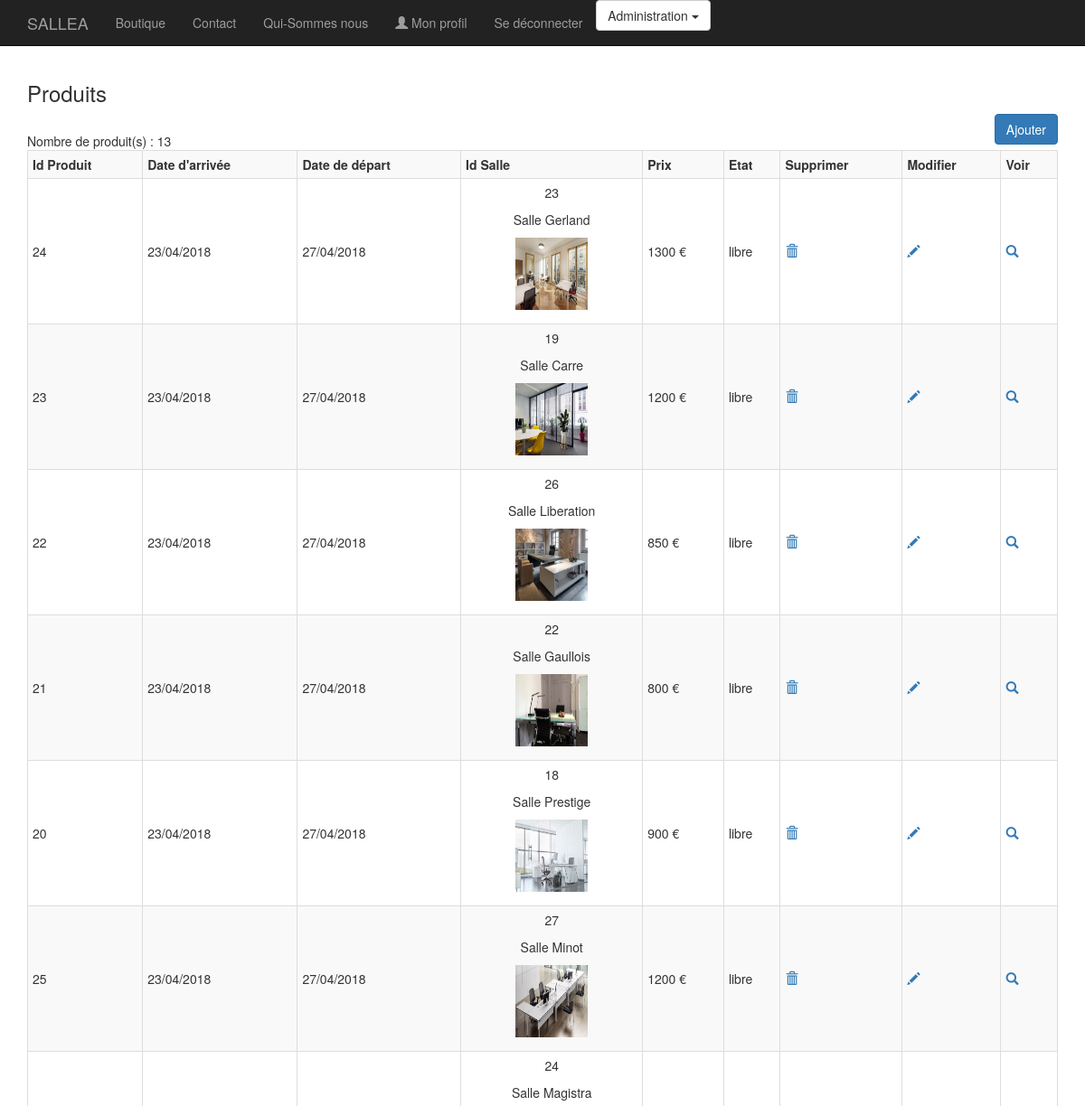
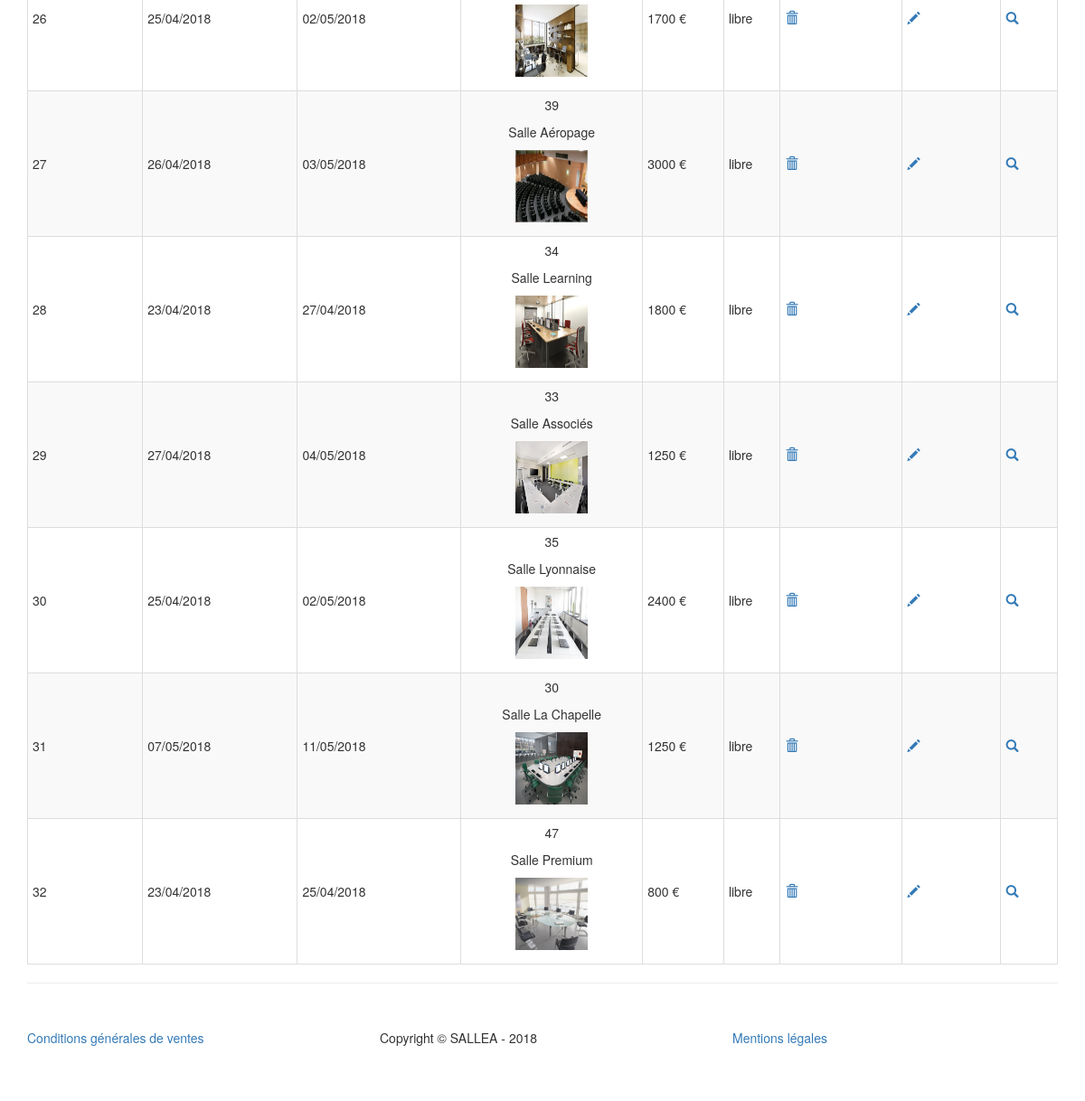
Page /admin/gestion_produits.php (signed in) on the committed database (2 pictures, top to bottom).
### tables this page shows
CREATE TABLE IF NOT EXISTS `produit` (
  `id_produit` int(3) NOT NULL AUTO_INCREMENT,
  `id_salle` int(3) DEFAULT NULL,
  `date_arrivee` datetime NOT NULL,
  `date_depart` datetime NOT NULL,
  `prix` int(3) NOT NULL,
  `etat` enum('libre','reservation') NOT NULL,
  PRIMARY KEY (`id_produit`)
);

CREATE TABLE IF NOT EXISTS `salle` (
  `id_salle` int(3) NOT NULL AUTO_INCREMENT,
  `titre` varchar(200) NOT NULL,
  `description` text NOT NULL,
  `photo` varchar(200) NOT NULL,
  `pays` varchar(20) NOT NULL,
  `ville` varchar(20) NOT NULL,
  `adresse` varchar(50) NOT NULL,
  `cp` int(5) NOT NULL,
  `capacite` int(3) NOT NULL,
  `categorie` enum('reunion','bureau','formation') NOT NULL,
  PRIMARY KEY (`id_salle`)
);

### inc/fonctions.inc.php (called while the page is built, shortened)
<?php
function userConnect() {
	if (isset($_SESSION['membre'])) {
		return true;
	} else {
		return false;
	}
}
function userConnectAdmin() {
	if (userConnect() && $_SESSION['membre']['statut'] == 1) {
		return true;
	} else {
		return false;
	}
}
function executeRequete($req, $param = array()) {
	global $pdo;
	$r = $pdo->prepare($req);
	$r->execute($param);
	return $r;
}

### inc/init.inc.php (called while the page is built, shortened)
<?php
$pdo = new PDO(
		'mysql:host=localhost;dbname=sallea',
		'root',
		'',
		array(
			PDO::ATTR_ERRMODE  => PDO::ERRMODE_WARNING,
			PDO::MYSQL_ATTR_INIT_COMMAND => 'SET NAMES utf8'
		)
	);
$contenu = '';
require_once('fonctions.inc.php');

### admin/gestion_produits.php (the view, shortened to what this page needs)
<?php
require_once("../inc/init.inc.php");
$resultat = executeRequete("SELECT p.*, s.titre, s.photo FROM produit p, salle s
                          WHERE p.id_salle = s.id_salle");
$contenu .= '<h3> Produits </h3><a class="btn btn-primary pull-right" href="?action=ajouter_produit" role="button">Ajouter</a><br>';
$contenu .=  "Nombre de produit(s) : " . $resultat->rowCount();
$contenu .=  '<table class="col-md-12 table-bordered table-striped table-condensed cf">';
               $contenu .= '<tr class="label-default">';
                    $contenu .=  '<th> Id Produit </th>';
                    $contenu .=  '<th> Date d\'arrivée </th>';
                    $contenu .=  '<th> Date de départ </th>';
                    $contenu .=  '<th> Id Salle </th>';
                    $contenu .=  '<th> Prix </th>';
                    $contenu .=  '<th> Etat </th>';
                    $contenu .=  '<th> Supprimer </th>';
                    $contenu .=  '<th> Modifier </th>';
                    $contenu .=  '<th> Voir </th>';
                $contenu .=  '</tr>';
		while ($produit = $resultat->fetch(PDO::FETCH_ASSOC))
		{
            extract($produit);
						$date_arrivee = new DateTime($date_arrivee);
						$date_depart = new DateTime($date_depart);
						$date_arrivee = $date_arrivee->format('d/m/Y');
						$date_depart = $date_depart->format('d/m/Y');
			$contenu .=  '<tr>';
                $contenu .=  '<td>' . $id_produit . '</td>';
                $contenu .=  '<td>' . $date_arrivee . '</td>';
                $contenu .=  '<td>' . $date_depart . '</td>';
                $contenu .=  '<td><p style="text-align:center;">' . $id_salle.'</p><p style="text-align:center;">'.$titre.'</p><p style="text-align:center;"><img src="'. RACINE_SITE . $photo .'" width="80" height="80"></p></td>';
                $contenu .=  '<td>' . $prix. ' €</td>';
                $contenu .=  '<td>' . $etat. '</td>';
                $contenu .=  '<td><a href="?action=supprimer_produit&id_produit=' . $produit['id_produit'] . '" onclick="return(confirm(\'Etes-vous sûr de vouloir supprimer ce produit?\'));"> <i class="glyphicon glyphicon-trash"></i> </a></td>';
                $contenu .=  '<td><a href="?action=modifier_produit&id_produit=' . $produit['id_produit'] .'"> <i class="glyphicon glyphicon-pencil"></i> </a></td>';
                $contenu .=  '<td><a href="../fiche_produit.php?id_produit='. $produit['id_produit'] .'"> <i class="glyphicon glyphicon-search"></i> </a></td>';
            $contenu .=  '</tr>';
		}
$contenu .=  '</table>';
require_once("../inc/haut.inc.php");
echo $contenu;
?>
<?php
require_once("../inc/bas.inc.php");
?>

### inc/haut.inc.php (shortened to what this page needs)
<!DOCTYPE html>
<html>
<head>
    <link href="<?php echo RACINE_SITE . 'inc/css/bootstrap.min.css';  ?>" rel="stylesheet">
	<link href="<?php echo RACINE_SITE . 'inc/css/shop-homepage.css';  ?>" rel="stylesheet">
	<link href="<?php echo RACINE_SITE . 'inc/css/jquery.range.css';  ?>" rel="stylesheet">
    <link href="<?php echo RACINE_SITE . 'inc/css/portfolio-item.css';  ?>" rel="stylesheet">
    <link href="<?php echo RACINE_SITE . 'inc/css/fontawesome-stars.css';  ?>" rel="stylesheet">
  <link rel="stylesheet" href="http://maxcdn.bootstrapcdn.com/font-awesome/latest/css/font-awesome.min.css">
</head>
<body>
    <nav class="navbar navbar-inverse navbar-fixed-top" role="navigation">
        <div class="container">
            <div class="navbar-header">
				<a class="navbar-brand" href="<?php echo RACINE_SITE . 'index.php'; ?>">SALLEA</a>
		   </div>
            <div class="collapse navbar-collapse" id="bs-example-navbar-collapse-1">
                <ul class="nav navbar-nav">
<?php
echo '<li><a href="'. RACINE_SITE .'index.php">Boutique</a></li>';
echo '<li><a href="'. RACINE_SITE .'contact.php">Contact</a></li>';
echo '<li><a href="'. RACINE_SITE .'qui-sommes-nous.php">Qui-Sommes nous</a></li>';
if (userConnect()) {
	echo '<li><a href="'. RACINE_SITE .'profil.php"><span class="glyphicon glyphicon-user" width="10" height="10"></span> Mon profil</a></li>';
	echo '<li><a href="'. RACINE_SITE .'connexion.php?action=deconnexion">Se déconnecter</a></li>';
} else {
	echo '<li><a href="'. RACINE_SITE .'inscription.php">Inscription</a></li>';
	echo '<li><a href="'. RACINE_SITE .'connexion.php">Connexion</a></li>';
}
if (userConnectAdmin()) {
echo '<li>';
 echo '<div class="dropdown">';
 echo '<button class="btn btn-default dropdown-toggle" type="button" id="dropdownMenu1" data-toggle="dropdown" aria-haspopup="true" aria-expanded="true">Administration <span class="caret"></span>';
 echo '</button>';
echo '</div>';
echo '</li>';
}
?>
                </ul>
            </div>
        </div>
    </nav>
    <div class="container" style="min-height: 80vh;">

### inc/bas.inc.php (shortened to what this page needs)
 </div>
    <div class="container">
        <hr>
        <footer>
            <div class="row">
                <div class="col-lg-4">
                    <p><a href="../cgv.php">Conditions générales de ventes</a></p>
                </div>
                <div class="col-lg-4">
                    <p>Copyright &copy; SALLEA - 2018</p>
                </div>
                <div class="col-lg-4">
                    <p><a href="../mentions.php">Mentions légales</a></p>
                </div>
            </div>
        </footer>
    </div>
<link rel="stylesheet" href="https://code.jquery.com/ui/1.12.1/themes/base/jquery-ui.css">
</body>
</html>

### inc/css/shop-homepage.css (style rules this page uses)
body { padding-top: 70px; }
footer { margin: 50px 0; }

### inc/css/portfolio-item.css (style rules this page uses)
body { padding-top: 70px; }
footer { margin: 50px 0; }

### rows in the picture
produit: id_produit "24", date_arrivee "23/04/2018", date_depart "27/04/2018", id_salle "23", id_salle.titre "Salle Gerland", id_salle.photo (picture), prix "1300", etat "libre"
produit: id_produit "23", date_arrivee "23/04/2018", date_depart "27/04/2018", id_salle "19", id_salle.titre "Salle Carre", id_salle.photo (picture), prix "1200", etat "libre"
produit: id_produit "22", date_arrivee "23/04/2018", date_depart "27/04/2018", id_salle "26", id_salle.titre "Salle Liberation", id_salle.photo (picture), prix "850", etat "libre"
produit: id_produit "21", date_arrivee "23/04/2018", date_depart "27/04/2018", id_salle "22", id_salle.titre "Salle Gaullois", id_salle.photo (picture), prix "800", etat "libre"
produit: id_produit "20", date_arrivee "23/04/2018", date_depart "27/04/2018", id_salle "18", id_salle.titre "Salle Prestige", id_salle.photo (picture), prix "900", etat "libre"
produit: id_produit "25", date_arrivee "23/04/2018", date_depart "27/04/2018", id_salle "27", id_salle.titre "Salle Minot", id_salle.photo (picture), prix "1200", etat "libre"
produit: id_produit "26", date_arrivee "25/04/2018", date_depart "02/05/2018", id_salle "24", id_salle.titre "Salle Magistra", id_salle.photo (picture), prix "1700", etat "libre"
produit: id_produit "27", date_arrivee "26/04/2018", date_depart "03/05/2018", id_salle "39", id_salle.titre "Salle Aéropage", id_salle.photo (picture), prix "3000", etat "libre"
produit: id_produit "28", date_arrivee "23/04/2018", date_depart "27/04/2018", id_salle "34", id_salle.titre "Salle Learning", id_salle.photo (picture), prix "1800", etat "libre"
produit: id_produit "29", date_arrivee "27/04/2018", date_depart "04/05/2018", id_salle "33", id_salle.titre "Salle Associés", id_salle.photo (picture), prix "1250", etat "libre"
produit: id_produit "30", date_arrivee "25/04/2018", date_depart "02/05/2018", id_salle "35", id_salle.titre "Salle Lyonnaise", id_salle.photo (picture), prix "2400", etat "libre"
produit: id_produit "31", date_arrivee "07/05/2018", date_depart "11/05/2018", id_salle "30", id_salle.titre "Salle La Chapelle", id_salle.photo (picture), prix "1250", etat "libre"
produit: id_produit "32", date_arrivee "23/04/2018", date_depart "25/04/2018", id_salle "47", id_salle.titre "Salle Premium", id_salle.photo (picture), prix "800", etat "libre"

### other values in the picture
$contenu "Nombre de produit(s) : 13"
